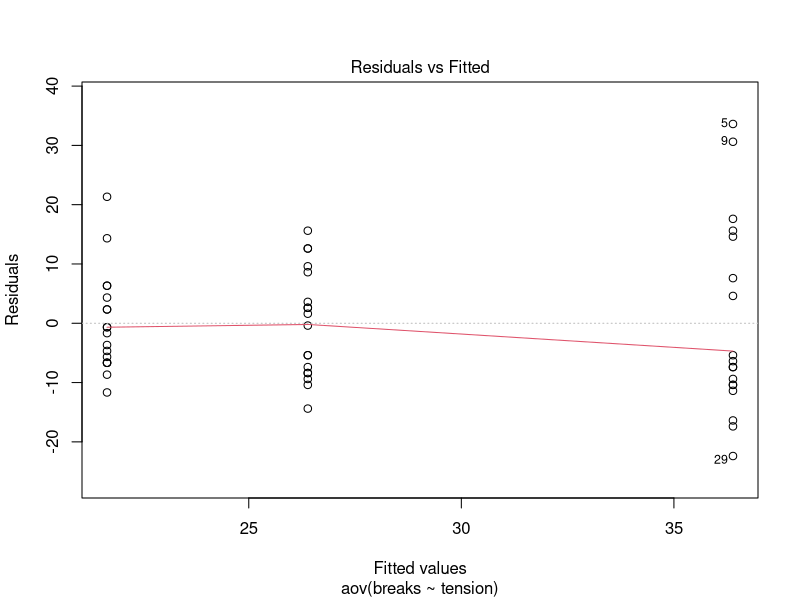

The R source for this figure:
# ANOVA de um fator
# Material didático — Estatística e Ciência de Dados — ICTIN/UFLA
# Fonte: e-book Psicometria Online

ajuste <- aov(breaks ~ tension, data = warpbreaks)
print(summary(ajuste))
print(TukeyHSD(ajuste, conf.level = 0.95))
plot(ajuste, which = 1)
